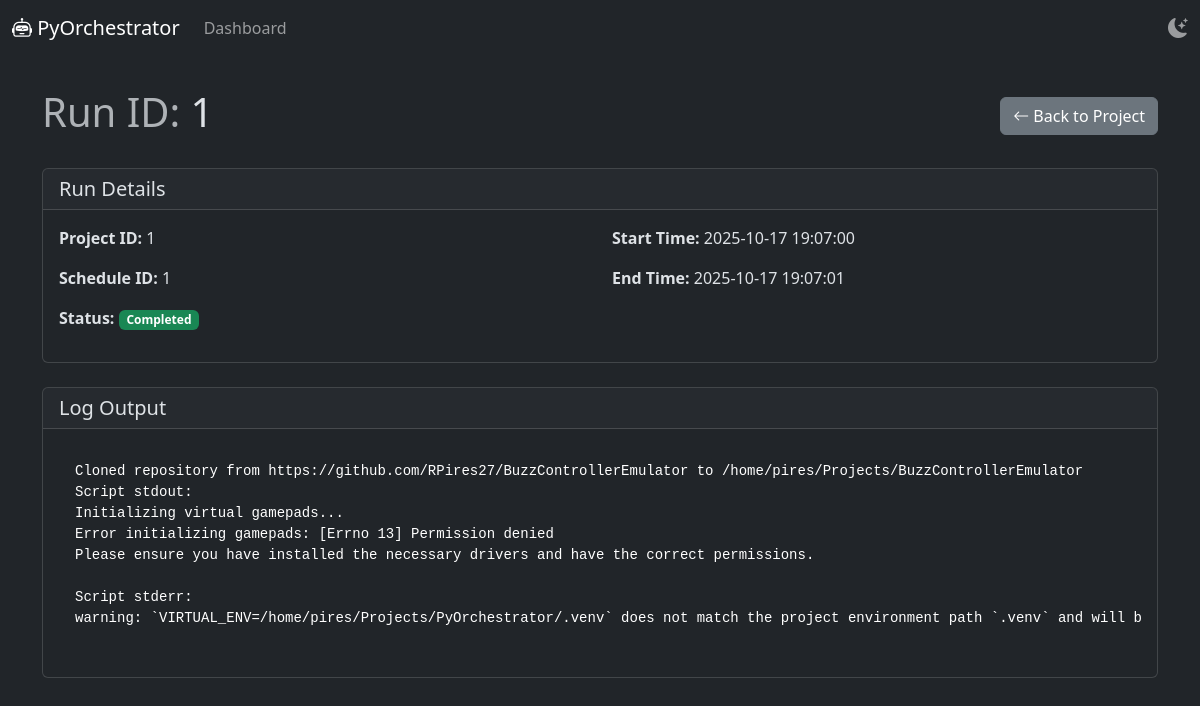
/runs/1, run on an earlier commit of the app's database.
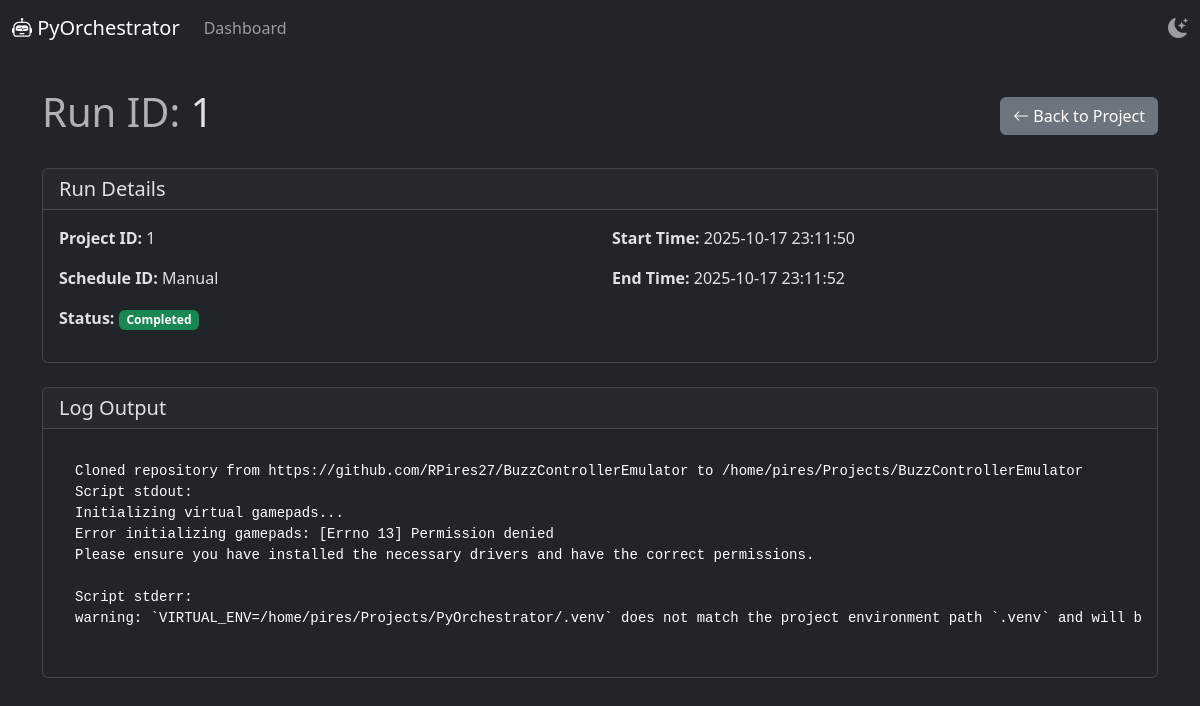
And on a later commit of the database.
### app/models/run.py (models this page shows)
class Run(Base):
    __tablename__ = "runs"
    id = Column(Integer, primary_key=True, index=True)
    project_id = Column(Integer, ForeignKey("projects.id"))
    schedule_id = Column(Integer, ForeignKey("schedules.id"), nullable=True)
    start_time = Column(DateTime, default=datetime.now)
    end_time = Column(DateTime, nullable=True)
    status = Column(String, default="pending") # pending, running, completed, failed
    log_output = Column(String, nullable=True)
    project = relationship("Project", back_populates="runs")
    schedule = relationship("Schedule", back_populates="runs")

### app/main.py (the view)
@app.get("/runs/{run_id}", response_class=HTMLResponse)
async def run_detail(request: Request, run_id: int, db: Session = Depends(get_db)):
    run = crud_run.get_run(db, run_id=run_id)
    if run is None:
        logger.warning(f"Attempted to view details of non-existent run with ID: {run_id}")
        raise HTTPException(status_code=404, detail="Run not found")
    logger.info(f"Run detail page accessed for run ID: {run_id}")
    return templates.TemplateResponse("run_detail.html", {"request": request, "run": run})

### templates/run_detail.html (shortened to what this page needs)
{% extends "base.html" %}
{% block content %}
<div class="d-flex justify-content-between align-items-center mb-4">
    <h1><span class="text-muted">Run ID:</span> {{ run.id }}</h1>
    <div>
        <a href="/projects/{{ run.project_id }}" class="btn btn-secondary"><i class="bi bi-arrow-left"></i> Back to Project</a>
    </div>
</div>
<div class="card mb-4">
    <div class="card-header">
        <h2 class="h5 mb-0">Run Details</h2>
    </div>
    <div class="card-body">
        <div class="row">
            <div class="col-md-6">
                <p><strong>Project ID:</strong> {{ run.project_id }}</p>
                <p><strong>Schedule ID:</strong> {{ run.schedule_id if run.schedule_id else 'Manual' }}</p>
            </div>
            <div class="col-md-6">
                <p><strong>Start Time:</strong> {{ run.start_time.strftime('%Y-%m-%d %H:%M:%S') }}</p>
                <p><strong>End Time:</strong> {{ run.end_time.strftime('%Y-%m-%d %H:%M:%S') if run.end_time else 'N/A' }}</p>
            </div>
        </div>
        <p><strong>Status:</strong>
            {% if run.status == 'completed' %}
            <span class="badge bg-success">Completed</span>
            {% elif run.status == 'failed' %}
            <span class="badge bg-danger">Failed</span>
            {% elif run.status == 'running' %}
            <span class="badge bg-primary">Running</span>
            {% else %}
            <span class="badge bg-secondary">{{ run.status }}</span>
            {% endif %}
        </p>
    </div>
</div>
<div class="card">
    <div class="card-header">
        <h2 class="h5 mb-0">Log Output</h2>
    </div>
    <div class="card-body">
        <pre class="bg-dark text-white p-3 rounded"><code>{{ run.log_output if run.log_output else 'No log output' }}</code></pre>
    </div>
</div>
{% endblock %}

What changed in the data, as far as the page shows it:
changed Run id 1: start_time "2025-10-17 19:07:00" → "2025-10-17 23:11:50"; end_time "2025-10-17 19:07:01" → "2025-10-17 23:11:52"; schedule "1" → (not shown)
Also different on the page:
{{ run.schedule_id if run.schedule_id else 'Manual' }}: (not shown) → "Manual"
